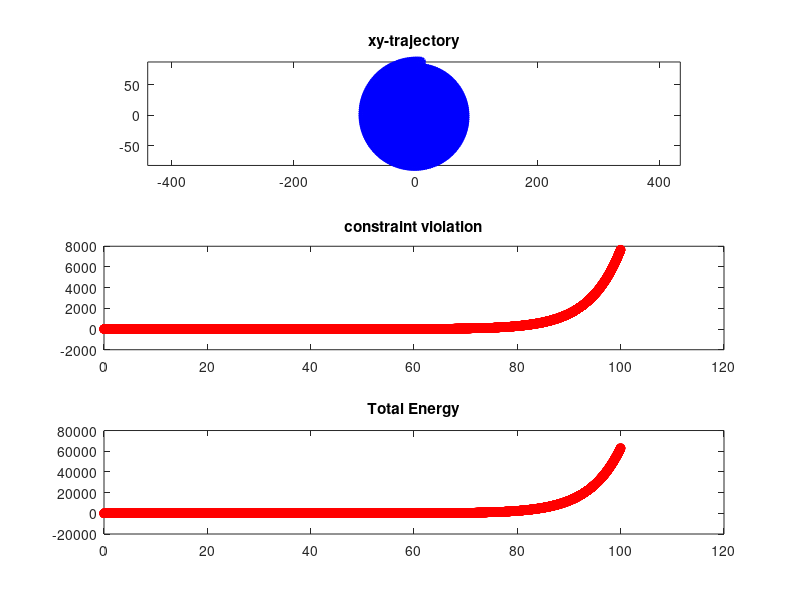

Here is the MATLAB script that generated this plot:
%
% Solve the pendulum DAE
%
% x' = u
% y' = v
% u' = lambda*x
% v' = lambda*y - g
% x^2 + y^2 = ell^2
%
% index reduction
% 2 * x * x' + 2 * y * y' = 0 ==> x*u+y*v=0
%
% x'*u + x*u' + y' * v + y * v' = 0 ==> u^2 + v^2 + lambda * ( x^2 + y^2 ) - y * g = 0
%
% Elimination lambda ==> lambda(x,y,u,v) = (y*g - (u^2 + v^2 ))/(x^2+y^2)
%
% x' = u
% y' = v
% u' = lambda(x,y,u,v)*x
% v' = lambda(x,y,u,v)*y - g
%
% using explicit Euler
%
% x(k+1) = x(k) + dt*( u(k) )
% y(k+1) = y(k) + dt*( v(k) )
% u(k+1) = u(k) + dt*( lambda(x(k),y(k),u(k),v(k))*x(k) )
% v(k+1) = v(k) + dt*( lambda(x(k),y(k),u(k),v(k))*y - g )
%
T_max = 100;
g     = 9.81;
ell   = 2;
%
% mesh point
%
%
% set initial data
%
t = [0];
x = [ell*cos(0.1*pi)];
y = [-ell*sin(0.1*pi)];
u = [0];
v = [0];
%
% Advance
%
lambda = @(x,y,u,v) (y*g - (u^2 + v^2 ))/(x^2+y^2);
dt     = 0.01;
while t(end) < T_max
  x0 = x(end);
  y0 = y(end);
  u0 = u(end);
  v0 = v(end);
  x1 = x0 + dt*( u0 );
  y1 = y0 + dt*( v0 );
  u1 = u0 + dt*( lambda(x0,y0,u0,v0)*x0 );
  v1 = v0 + dt*( lambda(x0,y0,u0,v0)*y0 - g );
  % append solution
  t(end+1) = t(end) + dt;
  x(end+1) = x1;
  y(end+1) = y1;
  u(end+1) = u1;
  v(end+1) = v1;
end
%
% plot
%
close all;
subplot(3,1,1);
% plot a red circle with the exact solution
hold off
tt = 0:pi/100:2*pi;
xx = ell*cos(tt);
yy = ell*sin(tt);
plot( xx, yy, '-', 'LineWidth', 1, 'Color', 'red' );

% plot a blue dotted line with the numerical solution
hold on
plot( x, y, 'o-', 'LineWidth', 2, 'Color', 'blue' );
axis equal
title('xy-trajectory');

subplot(3,1,2);
% plot a red circle with the exact solution
plot( t, x.^2+y.^2-ell^2, 'o-', 'LineWidth', 1, 'Color', 'red' );
title('constraint violation');

subplot(3,1,3);
% plot a red circle with the exact solution
E = (1/2)*(u.^2+v.^2)+g*y;
plot( t, E, 'o-', 'LineWidth', 1, 'Color', 'red' );
title('Total Energy');
